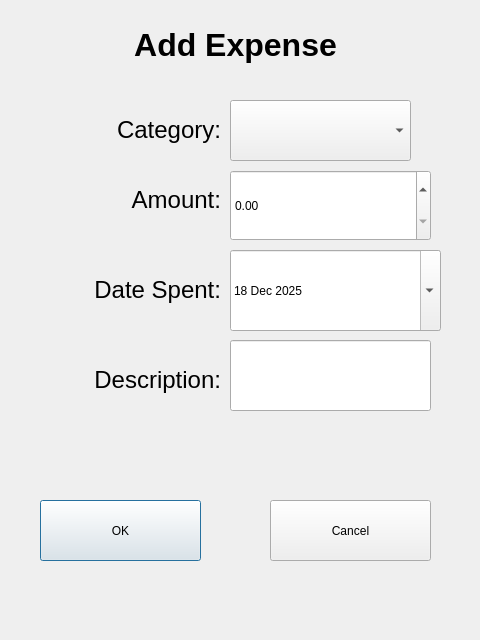
<?xml version="1.0" encoding="UTF-8"?>
<ui version="4.0">
 <class>ExpenseDialog</class>
 <widget class="QDialog" name="ExpenseDialog">
  <property name="geometry">
   <rect>
    <x>0</x>
    <y>0</y>
    <width>480</width>
    <height>640</height>
   </rect>
  </property>
  <property name="windowTitle">
   <string>Dialog</string>
  </property>
  <widget class="QLabel" name="label">
   <property name="geometry">
    <rect>
     <x>30</x>
     <y>20</y>
     <width>411</width>
     <height>51</height>
    </rect>
   </property>
   <property name="text">
    <string>&lt;html&gt;&lt;head/&gt;&lt;body&gt;&lt;p align=&quot;center&quot;&gt;&lt;span style=&quot; font-size:24pt; font-weight:700;&quot;&gt;Add Expense&lt;/span&gt;&lt;/p&gt;&lt;/body&gt;&lt;/html&gt;</string>
   </property>
  </widget>
  <widget class="QLabel" name="label_2">
   <property name="geometry">
    <rect>
     <x>20</x>
     <y>100</y>
     <width>201</width>
     <height>61</height>
    </rect>
   </property>
   <property name="text">
    <string>&lt;html&gt;&lt;head/&gt;&lt;body&gt;&lt;p align=&quot;right&quot;&gt;&lt;span style=&quot; font-size:18pt;&quot;&gt;Category:&lt;/span&gt;&lt;/p&gt;&lt;/body&gt;&lt;/html&gt;</string>
   </property>
  </widget>
  <widget class="QComboBox" name="categoryComboBox">
   <property name="geometry">
    <rect>
     <x>230</x>
     <y>100</y>
     <width>181</width>
     <height>61</height>
    </rect>
   </property>
  </widget>
  <widget class="QLabel" name="label_3">
   <property name="geometry">
    <rect>
     <x>20</x>
     <y>170</y>
     <width>201</width>
     <height>61</height>
    </rect>
   </property>
   <property name="text">
    <string>&lt;html&gt;&lt;head/&gt;&lt;body&gt;&lt;p align=&quot;right&quot;&gt;&lt;span style=&quot; font-size:18pt;&quot;&gt;Amount:&lt;/span&gt;&lt;/p&gt;&lt;/body&gt;&lt;/html&gt;</string>
   </property>
  </widget>
  <widget class="QDoubleSpinBox" name="amountSpinBox">
   <property name="geometry">
    <rect>
     <x>230</x>
     <y>170</y>
     <width>201</width>
     <height>71</height>
    </rect>
   </property>
   <property name="maximum">
    <double>1000000000000000043845843045076197354634047651840.000000000000000</double>
   </property>
  </widget>
  <widget class="QLabel" name="label_4">
   <property name="geometry">
    <rect>
     <x>20</x>
     <y>260</y>
     <width>201</width>
     <height>61</height>
    </rect>
   </property>
   <property name="text">
    <string>&lt;html&gt;&lt;head/&gt;&lt;body&gt;&lt;p align=&quot;right&quot;&gt;&lt;span style=&quot; font-size:18pt;&quot;&gt;Date Spent:&lt;/span&gt;&lt;/p&gt;&lt;/body&gt;&lt;/html&gt;</string>
   </property>
  </widget>
  <widget class="QDateEdit" name="dateEdit">
   <property name="geometry">
    <rect>
     <x>230</x>
     <y>250</y>
     <width>211</width>
     <height>81</height>
    </rect>
   </property>
   <property name="calendarPopup">
    <bool>true</bool>
   </property>
   <property name="timeSpec">
    <enum>Qt::TimeSpec::UTC</enum>
   </property>
   <property name="date">
    <date>
     <year>2025</year>
     <month>12</month>
     <day>18</day>
    </date>
   </property>
  </widget>
  <widget class="QLabel" name="label_5">
   <property name="geometry">
    <rect>
     <x>20</x>
     <y>350</y>
     <width>201</width>
     <height>61</height>
    </rect>
   </property>
   <property name="text">
    <string>&lt;html&gt;&lt;head/&gt;&lt;body&gt;&lt;p align=&quot;right&quot;&gt;&lt;span style=&quot; font-size:18pt;&quot;&gt;Description:&lt;/span&gt;&lt;/p&gt;&lt;/body&gt;&lt;/html&gt;</string>
   </property>
  </widget>
  <widget class="QLineEdit" name="descriptionEdit">
   <property name="geometry">
    <rect>
     <x>230</x>
     <y>340</y>
     <width>201</width>
     <height>71</height>
    </rect>
   </property>
  </widget>
  <widget class="QPushButton" name="btnOk">
   <property name="geometry">
    <rect>
     <x>40</x>
     <y>500</y>
     <width>161</width>
     <height>61</height>
    </rect>
   </property>
   <property name="text">
    <string>OK</string>
   </property>
  </widget>
  <widget class="QPushButton" name="btnCancel">
   <property name="geometry">
    <rect>
     <x>270</x>
     <y>500</y>
     <width>161</width>
     <height>61</height>
    </rect>
   </property>
   <property name="text">
    <string>Cancel</string>
   </property>
  </widget>
 </widget>
 <resources/>
 <connections/>
</ui>
